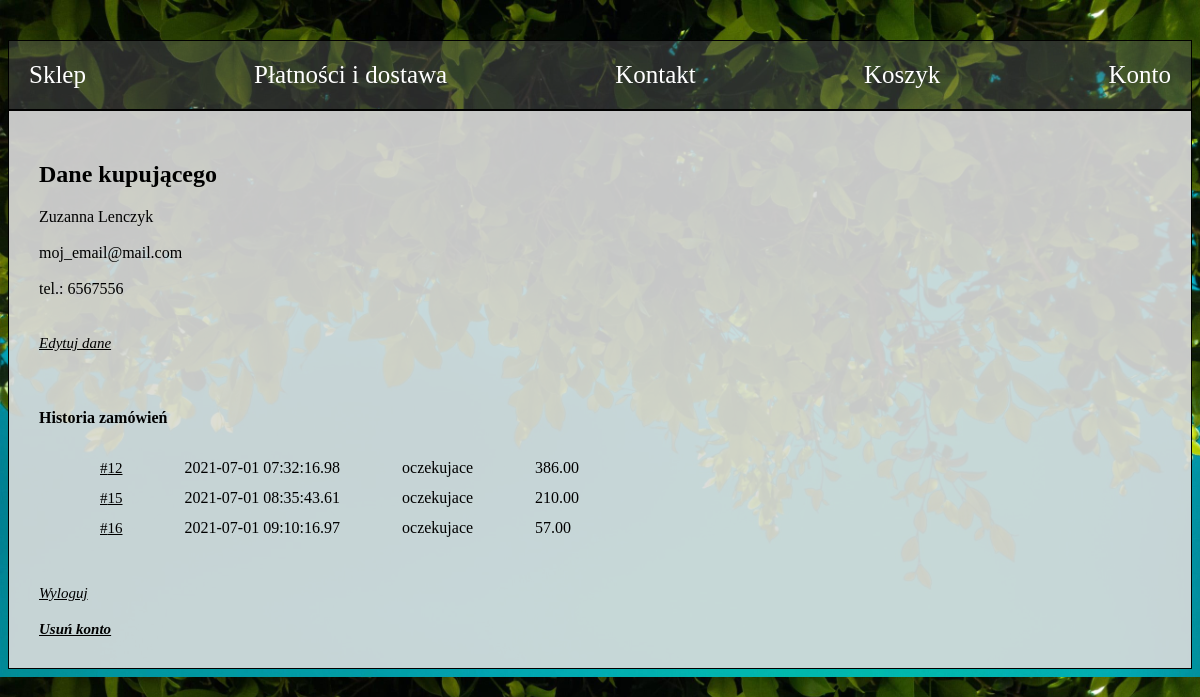
/ProjektDB/konto.php (signed in), run on the app's committed database.
### tables this page shows
CREATE TABLE `klienci` (
  `id_klienta` int(11) NOT NULL,
  `imie` varchar(40) NOT NULL,
  `nazwisko` varchar(45) NOT NULL,
  `telefon` int(11) DEFAULT NULL,
  `email` varchar(60) NOT NULL,
  `haslo` varchar(40) NOT NULL
);

CREATE TABLE `zamowienia` (
  `id_zamowienia` int(11) NOT NULL,
  `data` timestamp(2) NOT NULL DEFAULT current_timestamp(2),
  `status` enum('w_trakcie','oczekujace','zaplacono','zwrocono') NOT NULL DEFAULT 'w_trakcie',
  `ulica` varchar(45) DEFAULT NULL,
  `numer_domu` varchar(45) DEFAULT NULL,
  `miasto` varchar(45) DEFAULT NULL,
  `kod_pocztowy` varchar(10) DEFAULT NULL,
  `wojewodztwo` enum('dolnoslaskie','kujawsko-pomorskie','lubelskie','lubuskie','lodzkie','malopolskie','mazowieckie','opolskie','podkarpackie','podlaskie','pomorskie','slaskie','swietokrzyskie','warminsko-mazurskie','wielkopolskie','zachodniopomorskie') DEFAULT NULL,
  `koszt_zamowienia` decimal(6,2) NOT NULL DEFAULT 0.00,
  `klienci_id` int(11) NOT NULL,
  `dostawa_id` int(11) NOT NULL DEFAULT 1
);

### ProjektDB/konto.php (the view, shortened to what this page needs)
<?php
require_once "dane_dostepu.php";
$conn = new mysqli($host, $username, $password, $database_name);
include 'home.php';
$klient_id = $_SESSION['id_klienta'];
$query_k = "SELECT * FROM klienci WHERE id_klienta='$klient_id'";
$result_k = mysqli_query($conn, $query_k);
$query_z = "SELECT * FROM zamowienia WHERE klienci_id='$klient_id' and status!='w_trakcie'";
$result_z = mysqli_query($conn, $query_z);
$klient = $result_k->fetch_assoc();
$imie = $klient['imie'];
$nazwisko = $klient['nazwisko'];
$telefon = $klient['telefon'];
$email = $klient['email'];
?>
<h2>Dane kupującego</h2>
<?php
echo $imie." ".$nazwisko,"<br><br>";
echo $email."<br><br>";
if ($telefon!=""){echo "tel.: ".$telefon."<br><br><br>";}
echo "<i><a href='klient_edycja.php?dane=1'>Edytuj dane</a></i><br><br>";
?>
<br>
<h4>Historia zamówień</h4>
	<table>
		<?php
			while ($row = $result_z->fetch_assoc()): ?>
		<tr>
			<td><a href="pozycje_zamowien.php?zamowienia_id=<?php echo $row['id_zamowienia'];?>">#<?php echo $row['id_zamowienia']; ?></a></td>
			<td><?php echo $row['data']; ?></td>
			<td><?php echo $row['status']; ?></td>
			<td><?php echo $row['koszt_zamowienia']; ?>
		</tr>
		<?php endwhile; ?>
	</table>
<br><br>
<i><a href="wyloguj.php">Wyloguj </a><i><br><br>
<i><b><a href="klient_delete.php">Usuń konto</a></b></i>

### ProjektDB/style.css (style rules this page uses)
body { background-image: url('back.jpg'); background-size: cover; }
a { color: black; font-size: 15px; }
table { border-spacing: 60px 10px; }

### data on the page
klienci: imie "Zuzanna", nazwisko "Lenczyk", email "moj_email@mail.com", telefon "6567556"
zamowienia: id_zamowienia "12", data "2021-07-01 07:32:16.98", status "oczekujace", koszt_zamowienia "386.00"
zamowienia: id_zamowienia "15", data "2021-07-01 08:35:43.61", status "oczekujace", koszt_zamowienia "210.00"
zamowienia: id_zamowienia "16", data "2021-07-01 09:10:16.97", status "oczekujace", koszt_zamowienia "57.00"
